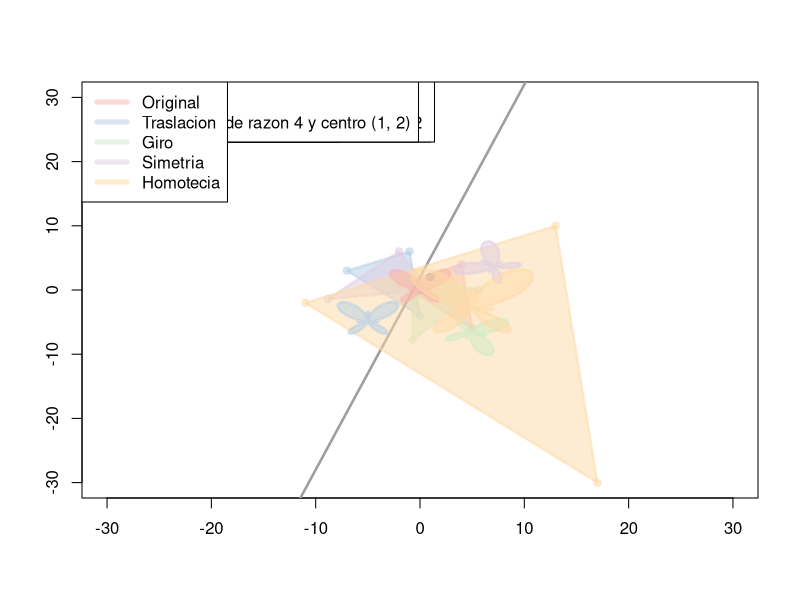

Here is the R script that generated this plot:
################################################################################
# Autores: Gonzalo Ortega - Sergio Hernandez                                   #
#                                                                              #
# Fecha: 22/03/22                                                              #
#                                                                              #
# Practica 5: El plano Afin                                                    #
#                                                                              #
################################################################################

## OPERACIONES EN EL PLANO #####################################################

# Funcion de traslacion
translation <- function(point_list, movement) {
  i <- 1
  result <- list()
  for (point in point_list) {
    result[[i]] <- point + movement
    i <- i + 1
  }
  return(result)
}

# Funcion de rotacion
rotation <- function(point_list, center, angle) {
  turn_matrix <- matrix(c(cos(angle), -sin(angle), sin(angle), cos(angle)), 2, 2)
  
  i <- 1
  result <- list()
  for (point in point_list) {
    result[[i]] <- (turn_matrix %*% (point - center)) + center
    i <- i + 1
  }
  return(result)
}

# Funcion de simetria respecto a una recta
line_symetry <- function(point_list, line) {
  n <- line[1]
  t <- 2*atan(line[2])
  M1 <- c(-n*sin(t), n + n*cos(t))
  M2 <- matrix(c(cos(t), sin(t), sin(t), -cos(t)), 2, 2)
  
  i <- 1
  result <- list()
  for (point in point_list) {
    result[[i]] <- M1 + M2 %*% point
    i <- i + 1
  }
  return(result)
}

# Funcion de homotecia
homothety <- function(point_list, center, ratio) {
  i <- 1
  result <- list()
  for (point in point_list) {
    result[[i]] <- c(center[1] * (1 - ratio),
                     center[2] * (1 - ratio)) + ratio * point
    i <- i + 1
  }
  return(result)
}

## FUNCIONES AUXILIARES ########################################################

# Dibuja una lista de puntos
paint_points <- function(point_list, col) {
  for (point in point_list){
    points(point[1], point[2], pch = 19, col = col)
  }
}

# Funcion para obtener una lista de puntos dado un poligono
poligon_to_point_list <- function(x, y) {
  result <- list()
  for (i in 1 : length(x)) {
    result[[i]] <- c(x[i], y[i])
  }
  return(result)
}

# Funciones para obtener un poligono dada una lista de puntos
point_list_to_poligon_x <- function(point_list) {
  x <- c()
  i <- 1
  for (point in point_list) {
    x[i] <- point[1]
    i <- i + 1
  }
  return(x)
}
point_list_to_poligon_y <- function(point_list) {
  y <- c()
  i <- 1
  for (point in point_list) {
    y[i] <- point[2]
    i <- i + 1
  }
  return(y)
}

## PRUEBAS #####################################################################

# Definimos los colores y los limites de la grafica:
col <- c("#FBB4AE80", "#B3CDE380", "#CCEBC580", "#DECBE480", "#FED9A680")
grey <- "323232"
min <- -30
max <- 30

# Pintamos nuestro sistema de referencia:
plot(c(min, max), c(min, max), type = "n", xlab = "", ylab = "")

# Definimos nuestra lista de puntos y la pintamos:
pl <- list()
pl[[1]] <- c(4, 4)
pl[[2]] <- c(-2, 1)
pl[[3]] <- c(5, -6)
paint_points(pl, col[1])
polygon(point_list_to_poligon_x(pl), point_list_to_poligon_y(pl),
        col = col[1], border = col[1], lwd = 2.5)
legend("topleft", legend = c("Original"), lwd = 5, col = c(col[1]))

# PRUEBA TRASLACION
# Definimos el vector de la traslacion:
movement <- c(-5, 2)
# Aplicamos la traslacion:
result <- translation(pl, movement)
# Pintamos el resultado:
paint_points(result, col[2])
polygon(point_list_to_poligon_x(result), point_list_to_poligon_y(result),
        col = col[2], border = col[2], lwd = 2.5)
legend("topleft",
       legend = c("Original", "Traslacion respecto (-5, 2)"),
       lwd = 5, col = c(col[1], col[2]))

# PRUEBA ROTACION
# Definimos el angulo y centro de la rotacion:
center <- c(0, 0)
angle <- pi/4
# Aplicamos la rotacion:
result <- rotation(pl, center, angle)
# Pintamos el resultado:
paint_points(result, col[3])
polygon(point_list_to_poligon_x(result), point_list_to_poligon_y(result),
        col = col[3], border = col[3], lwd = 2.5)
points(center[1], center[2], pch = 19, col = grey)
legend("topleft",
       legend = c("Original", "Rotacion de centro (0, 0) y angulo \u03c0/4"),
       lwd = 5, col = c(col[1], col[3]))

# PRUEBA SIMETRIA
# Definimos la recta:
line <- c(2, 3)
# Aplicamos la simetria:
result <- line_symetry(pl, line)
# Pintamos el resultado:
paint_points(result, col[4])
polygon(point_list_to_poligon_x(result), point_list_to_poligon_y(result),
        col = col[4], border = col[4], lwd = 2.5)
abline(line[1], line[2], col = grey, lwd = 2.5)
legend("topleft",
       legend = c("Original", "Simetria respecto a la recta y = 3x + 2 "),
       lwd = 5, col = c(col[1], col[4]))

# PRUEBA HOMOTECIA
# Definimos el centro y la razon:
center <- c(1, 2)
ratio <- 4
# Aplicamos la homotecia:
result <- homothety(pl, center, ratio)
# Pintamos el resultado:
paint_points(result, col[5])
polygon(point_list_to_poligon_x(result), point_list_to_poligon_y(result),
        col = col[5], border = col[5], lwd = 2.5)
points(center[1], center[2], pch = 19, col = grey)
legend("topleft",
       legend = c("Original", "Homotecia de razon 4 y centro (1, 2)"),
       lwd = 5, col = c(col[1], col[4]))

## PRUEBAS MARIPOSA ############################################################

# Curva parametrizada con forma de mariposa
t <- seq(0, 2*pi, by = 0.01)
x = sin(t) * (exp(1)^cos(t) - 2*cos(4*t) - sin(t/12)^5)
y = cos(t) * (exp(1)^cos(t) - 2*cos(4*t) - sin(t/12)^5)
polygon(x, y, col = col[1], border = col[1], lwd = 2.5)

# Pasamos el poligono de la mariposa a una lista de puntos
pl <- poligon_to_point_list(x, y)

# Traslacion
movement <- c(-5, -5)
result <- translation(pl, movement)
polygon(point_list_to_poligon_x(result), point_list_to_poligon_y(result),
        col = col[2], border = col[2], lwd = 2.5)

# Giro
center <- c(0, -5)
angle <- 3*pi/5
result <- rotation(pl, center, angle)
polygon(point_list_to_poligon_x(result), point_list_to_poligon_y(result),
        col = col[3], border = col[3], lwd = 2.5)

# Simetria
line <- c(9, -2)
result <- line_symetry(pl, line)
polygon(point_list_to_poligon_x(result), point_list_to_poligon_y(result),
        col = col[4], border = col[4], lwd = 2.5)

# Homotecia
center <- c(-5, 3)
ratio <- 2
result <- homothety(pl, center, ratio)
polygon(point_list_to_poligon_x(result), point_list_to_poligon_y(result),
        col = col[5], border = col[5], lwd = 2.5)

# Leyenda
legend("topleft",
       legend = c("Original", "Traslacion", "Giro", "Simetria", "Homotecia"),
       lwd = 5, col = col)
